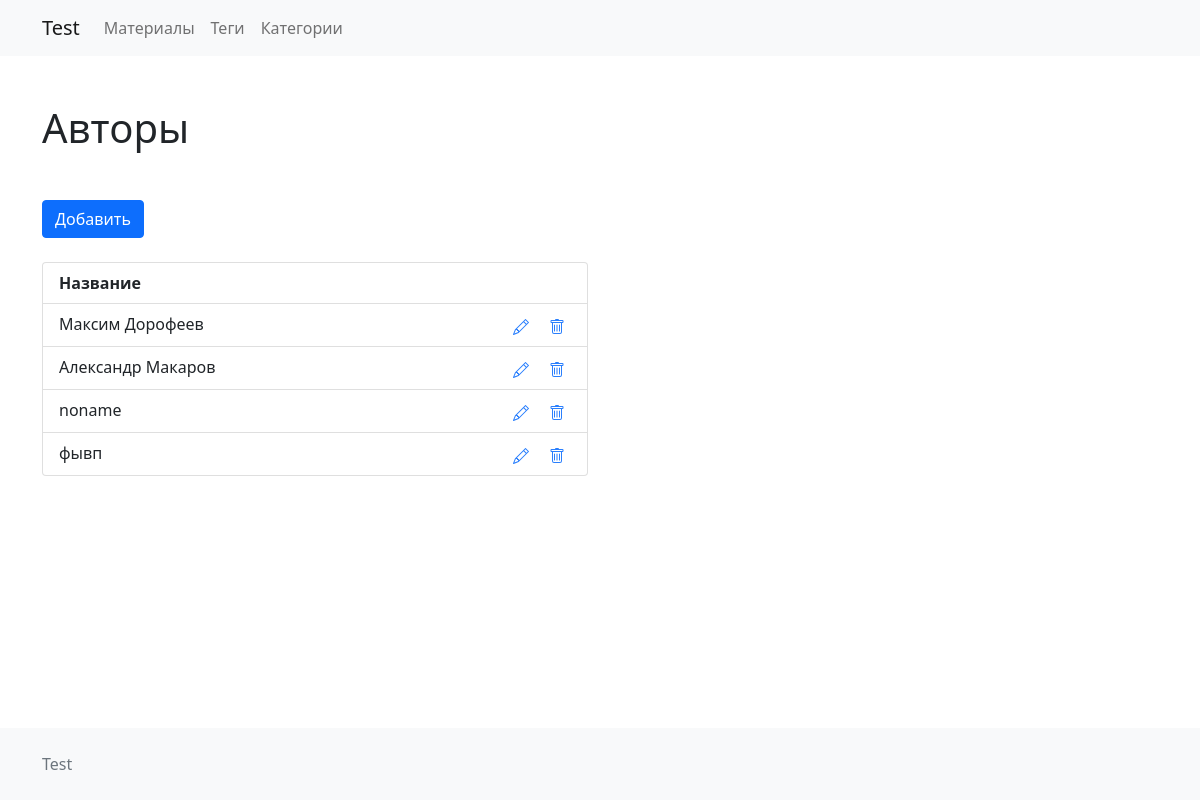
Page /list-authors.php on the committed database.
### tables this page shows
CREATE TABLE `authors` (
  `id` int(11) NOT NULL,
  `author` varchar(100) NOT NULL
);

### function.php (called while the page is built, shortened)
<?php
function getAuthors(): array
{
    $db = new PDO('mysql:host=' . HOST . ';dbname=' . DBNAME, USER, PASS);
    $sql = "SELECT * FROM authors";
    $statement = $db->prepare($sql);
    $statement->execute();
    return $statement->fetchAll(PDO::FETCH_ASSOC);
}

### list-authors.php (the view, shortened to what this page needs)
<?php require 'templates/header.php';
require 'function.php';
$authors = getAuthors();
?>
    <div class="main-wrapper">
    <div class="content">
        <?php require 'templates/nav.php'; ?>
        <div class="container">
            <h1 class="my-md-5 my-4">Авторы</h1>
            <a class="btn btn-primary mb-4" href="create-authors.php" role="button">Добавить</a>
            <div class="row">
                <div class="col-md-6">
                    <ul class="list-group mb-4">
                        <li class="list-group-item d-flex justify-content-between">
                            <strong>Название</strong>
                        </li>
                        <?php foreach ($authors as $author): ?>
                            <li class="list-group-item list-group-item-action d-flex justify-content-between">
                            <span class="me-3">
                                <?= $author['author']; ?>
                            </span>
                                <div class="text-nowrap">
                                    <form action="actions/editTag.php" method="post">
                                        <button class="text-decoration-none me-2 sh-btn" type="submit">
                                        </button>
                                    </form>
                                    <form action="actions/deleteTag.php" method="post">
                                        <button class="text-decoration-none sh-btn" type="submit">
                                        </button>
                                    </form>
                                </div>
                            </li>
                        <?php endforeach; ?>
                    </ul>
                </div>
            </div>
        </div>
    </div>
<?php require 'templates/footer.php'; ?>

### css/style.css (style rules this page uses)
.main-wrapper { display: flex; flex-direction: column; min-height: 100vh; }
.content { flex: 1 0 auto; }
button.sh-btn { border: none; background: none; color: #2a7ffd; }
div.text-nowrap { display: flex; }

### rows in the picture
authors: author "Максим Дорофеев"
authors: author "Александр Макаров"
authors: author "noname"
authors: author "фывп"
